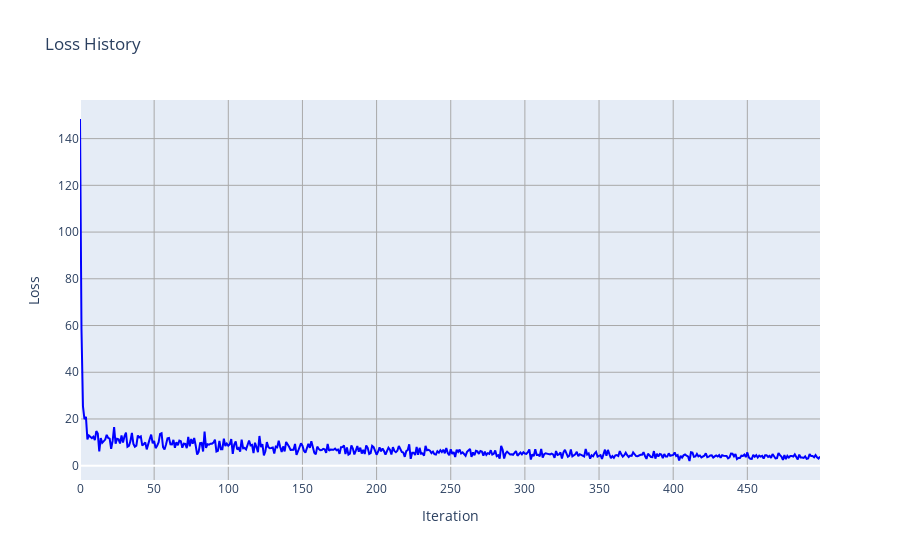
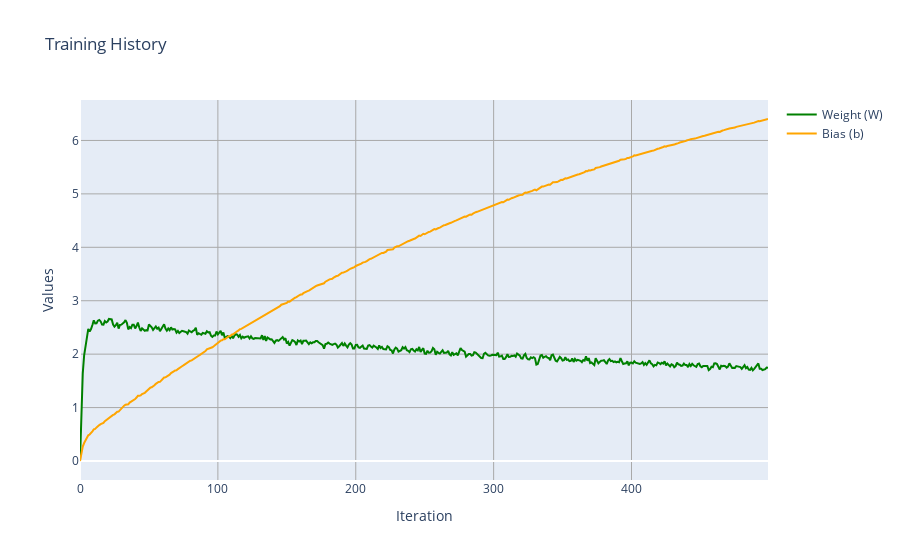

Write notebook code for charts like these, in order.
### Code cell
plot_history(loss_history, weight_history)

### Figure 1 — Plotly figure (JSON) as saved in the notebook; plotly's stock layout.template omitted (floating-point values rounded to 4 significant figures; data arrays with more than 128 entries replaced by an {"elided": "..."} marker saying what was removed)
{"data": [{"line": {"color": "blue"}, "mode": "lines", "name": "Loss", "type": "scatter", "x": {"elided": "500 int values"}, "y": {"elided": "500 float values"}}], "layout": {"title": {"text": "Loss History"}, "xaxis": {"gridcolor": "darkGray", "showgrid": true, "title": {"text": "Iteration"}}, "yaxis": {"gridcolor": "darkGray", "showgrid": true, "title": {"text": "Loss"}}}}

### Figure 2 — Plotly figure (JSON) as saved in the notebook; plotly's stock layout.template omitted (floating-point values rounded to 4 significant figures; data arrays with more than 128 entries replaced by an {"elided": "..."} marker saying what was removed)
{"data": [{"line": {"color": "green"}, "mode": "lines", "name": "Weight (W)", "type": "scatter", "x": {"elided": "500 int values"}, "y": {"elided": "500 float values"}}, {"line": {"color": "orange"}, "mode": "lines", "name": "Bias (b)", "type": "scatter", "x": {"elided": "500 int values"}, "y": {"elided": "500 float values"}}], "layout": {"title": {"text": "Training History"}, "xaxis": {"gridcolor": "darkGray", "showgrid": true, "title": {"text": "Iteration"}}, "yaxis": {"gridcolor": "darkGray", "showgrid": true, "title": {"text": "Values"}}}}
